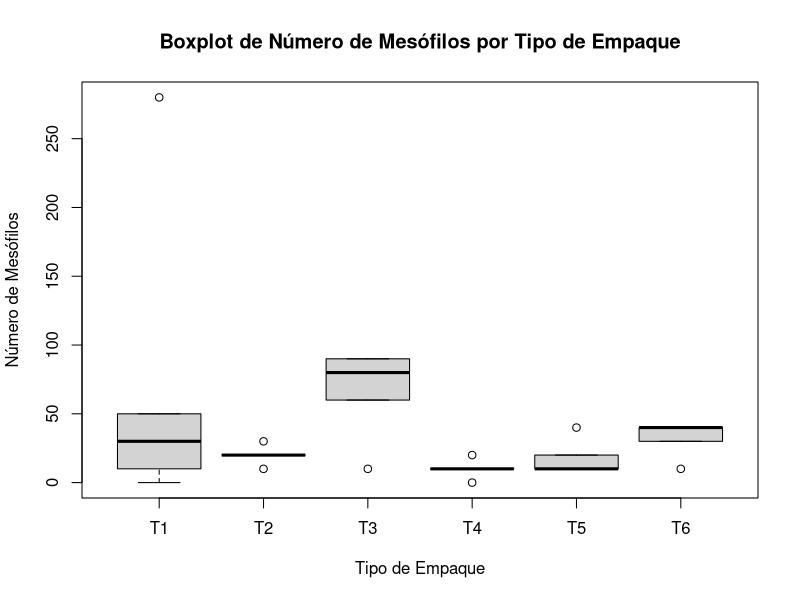
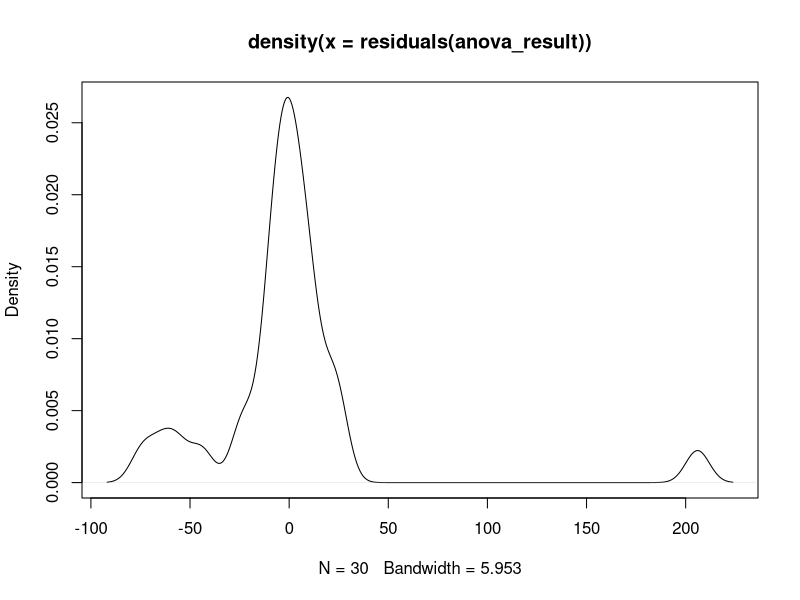
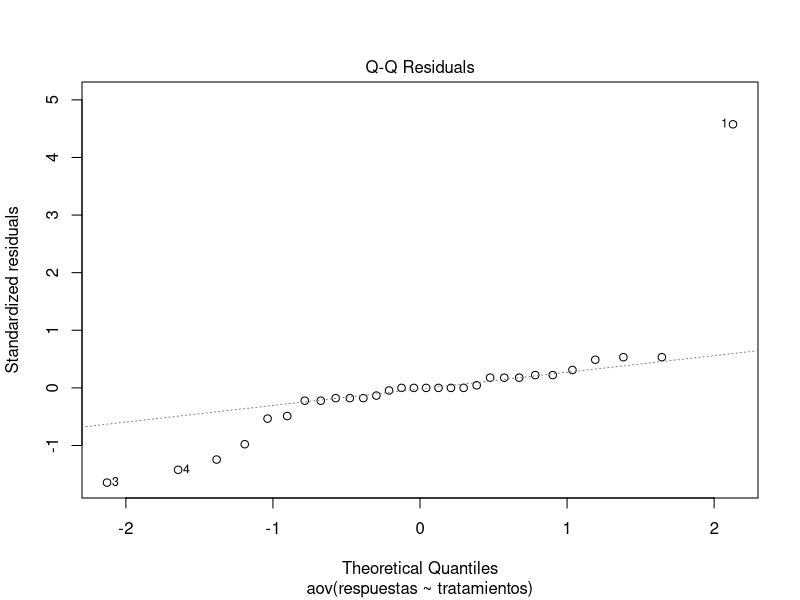
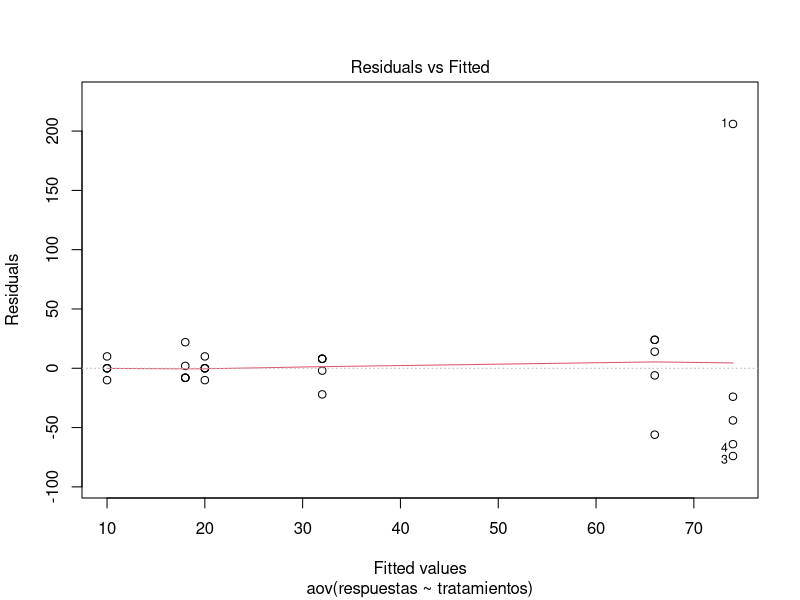

The R script that drew these images, in order:
#En un estudio de diferentes empaques para la carne, Gómez y González(1991)
#realizaron una prueba microbiológica y contabilizaron el número de
#mesófilos en las diferentes muestras analizadas. Los resultados se pre-
#sentan en la siguiente tabla

#se van a hacr  5 replicas, empaques T1, T2, T3, T4, T5 Y T6
#T1 = 280, 30, 0, 10, 50
#T2 = 10, 20, 20, 20, 30
#T3 = 80, 90, 10, 90, 60
#T5 = 10, 10, 10, 20, 0
#T6 = 30, 40, 40, 40, 10

#analizar Si los empaques afecta el Número de mesófilos en cada una de las diferentes envolturas.
#Evalúe los supuestos de normalidad y homogeneidad de varianzas

# Datos de las muestras
replicas <- c("T1", "T2", "T3", "T4", "T5", "T6")
T1 <- c(280, 30, 0, 10, 50)
T2 <- c(10, 20, 20, 20, 30)
T3 <- c(80, 90, 10, 90, 60)
T4 <- c(10, 10, 10, 20, 0)
T5 <- c(10, 20, 40, 10, 10)
T6 <- c(30, 40, 40, 40, 10)

# Combinar en un solo vector
respuestas <- c(T1, T2, T3, T4, T5, T6)

# Crear vector de tratamientos
tratamientos <- rep(replicas, each = 5)

# Crear dataframe
datos_empaques <- data.frame(tratamientos, respuestas)

# Análisis exploratorio
summary(datos_empaques)
boxplot(respuestas ~ tratamientos, data = datos_empaques,
        xlab = "Tipo de Empaque",
        ylab = "Número de Mesófilos",
        main = "Boxplot de Número de Mesófilos por Tipo de Empaque")

# Prueba ANOVA
anova_result <- aov(respuestas ~ tratamientos, data = datos_empaques)
anova_result
p_value <- summary(anova_result)[[1]]$`Pr(>F)`[1]

# Supuestos de ANOVA
# Normalidad

# Prueba de normalidad
plot(density(residuals(anova_result)))
plot(anova_result, which = 2)

# Gráfico para evaluar homogeneidad de varianzas
plot(anova_result, which = 1)


shapiro.test(residuals(anova_result))

# Homogeneidad de varianzas, homocedasticidad, hacer prueba de Levene

# Cargar el paquete necesario
library(car)

# Realizar la prueba de Levene para evaluar la homogeneidad de varianzas
levene_test <- leveneTest(respuestas ~ tratamientos, data = datos_empaques)
levene_test

#se rechaza H, no hay normalidad
